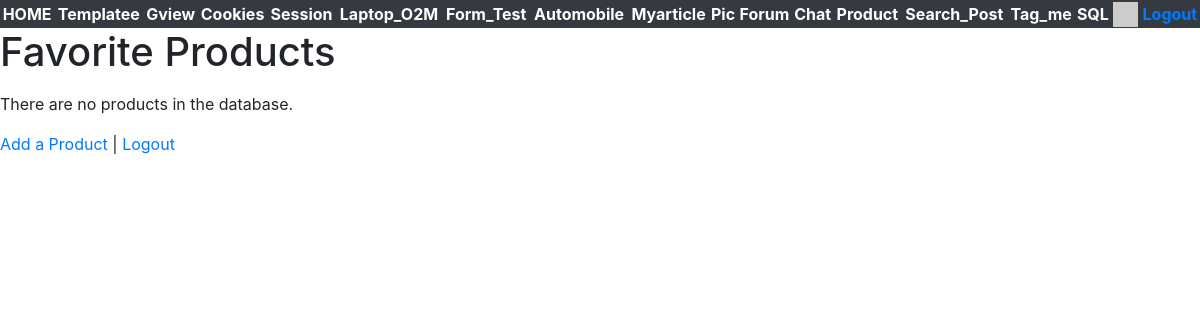
Before: /fav_products/ (signed in) with the older database file.
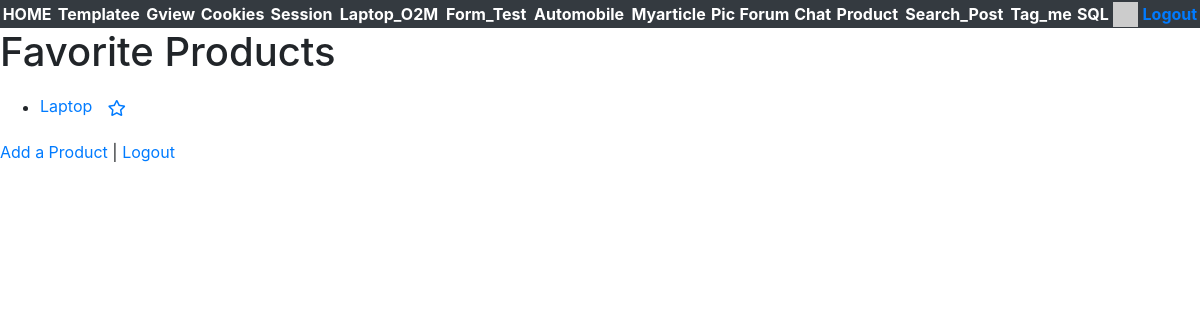
After: the same page with the newer database file.
### fav_products/models.py (models this page shows, shortened)
class Product(models.Model) :
    title = models.CharField(
            max_length=200,
            validators=[MinLengthValidator(2, "Title must be greater than 2 characters")]
    )
    text = models.TextField()
    owner = models.ForeignKey(settings.AUTH_USER_MODEL, on_delete=models.CASCADE,
            related_name='fav_product_owner')
    favorites = models.ManyToManyField(settings.AUTH_USER_MODEL,
        through='Fav', related_name='favorite_products')
    created_at = models.DateTimeField(auto_now_add=True)
    updated_at = models.DateTimeField(auto_now=True)

### fav_products/views.py (the view)
# urls.py: path('', views.ProductListView.as_view(), name='all'),
class ProductListView(OwnerListView):
    model = Product
    template_name = "favs/list.html"
    def get(self, request) :
        product_list = Product.objects.all()
        favorites = list()
        if request.user.is_authenticated:
            rows = request.user.favorite_products.values('id')
            favorites = [ row['id'] for row in rows ]
        ctx = {'product_list' : product_list, 'favorites': favorites}
        return render(request, self.template_name, ctx)

### home/context_processors.py (called while the page is built)
def settings(request):
    return {
        'settings': django_settings,
    }

### home/templatetags/app_tags.py (called while the page is built)
@register.filter(name='gravatar')
def gravatar(user, size=35):
    email = str(user.email.strip().lower()).encode('utf-8')
    email_hash = md5(email).hexdigest()
    url = "//www.gravatar.com/avatar/{0}?s={1}&d=identicon&r=PG"
    return url.format(email_hash, size)

### fav_products/templates/favs/list.html (shortened to what this page needs)
{% extends "base_bootstrap.html" %}
{% block content %}
<h1>Favorite Products</h1>
<p>
  {% if product_list %}
<ul>
  {% for product in product_list %}
  <li>
    <a href="{% url 'fav_products:product_detail'  product.id %}">{{ product.title }}</a>
    {% if user.is_authenticated %}
    <a href="#" onclick="favPost('{% url 'fav_products:product_favorite' product.id %}', {{ product.id }} );return false;"
    {% if product.id in favorites %} style="display: none;" {% endif %} id="unfavorite_star_{{product.id}}">
      <span class="fa-stack" style="vertical-align: middle;">
        <i class="fa fa-star-o fa-stack-1x"></i>
      </span>
    </a>
    {% endif %}
  </li>
  {% endfor %}
</ul>
{% else %}
<p>There are no products in the database.</p>
{% endif %}
</p>
<p>
  <a href="{% url 'fav_products:product_create' %}">Add a Product</a> |
  {% if user.is_authenticated %}
  <a href="{% url 'logout' %}?next={% url 'fav_products:all' %}">Logout</a>
  {% else %}
  <a href="{% url 'login' %}?next={% url 'fav_products:all' %}">Login</a>
  {% endif %}
</p>
{% endblock %}

Changed rows visible on the page:
added Product: title "Laptop"
Other visible differences:
text no longer shown: "There are no products in the database."
